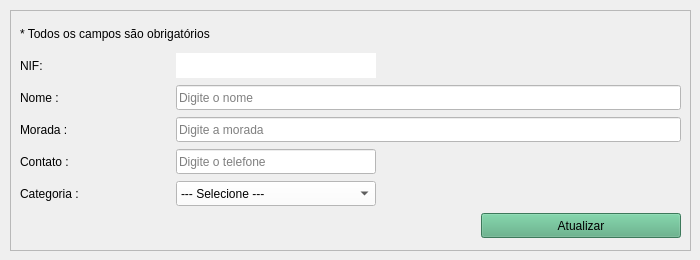
         <widget class="QWidget" name="tab_editarCliente">
          <attribute name="title">
           <string>Editar Cliente</string>
          </attribute>
          <widget class="QFrame" name="frame_editarCliente">
           <property name="geometry">
            <rect>
             <x>10</x>
             <y>10</y>
             <width>681</width>
             <height>241</height>
            </rect>
           </property>
           <property name="frameShape">
            <enum>QFrame::StyledPanel</enum>
           </property>
           <property name="frameShadow">
            <enum>QFrame::Raised</enum>
           </property>
           <layout class="QGridLayout" name="gridLayout_5">
            <item row="1" column="0">
             <widget class="QLabel" name="label_titEditarNifCliente">
              <property name="minimumSize">
               <size>
                <width>150</width>
                <height>25</height>
               </size>
              </property>
              <property name="maximumSize">
               <size>
                <width>150</width>
                <height>25</height>
               </size>
              </property>
              <property name="styleSheet">
               <string notr="true">font: 12pt &quot;Segoe UI&quot;;</string>
              </property>
              <property name="text">
               <string>NIF:</string>
              </property>
              <property name="alignment">
               <set>Qt::AlignJustify|Qt::AlignVCenter</set>
              </property>
             </widget>
            </item>
            <item row="0" column="0" colspan="2">
             <widget class="QLabel" name="label_6">
              <property name="minimumSize">
               <size>
                <width>0</width>
                <height>25</height>
               </size>
              </property>
              <property name="maximumSize">
               <size>
                <width>16777215</width>
                <height>25</height>
               </size>
              </property>
              <property name="text">
               <string>* Todos os campos são obrigatórios</string>
              </property>
             </widget>
            </item>
            <item row="3" column="0">
             <widget class="QLabel" name="label_titEditarMoradaCliente">
              <property name="minimumSize">
               <size>
                <width>150</width>
                <height>25</height>
               </size>
              </property>
              <property name="maximumSize">
               <size>
                <width>150</width>
                <height>25</height>
               </size>
              </property>
              <property name="styleSheet">
               <string notr="true">font: 12pt &quot;Segoe UI&quot;;</string>
              </property>
              <property name="text">
               <string>Morada :</string>
              </property>
              <property name="alignment">
               <set>Qt::AlignJustify|Qt::AlignVCenter</set>
              </property>
             </widget>
            </item>
            <item row="2" column="0">
             <widget class="QLabel" name="label_titEditarNomeCliente">
              <property name="minimumSize">
               <size>
                <width>150</width>
                <height>25</height>
               </size>
              </property>
              <property name="maximumSize">
               <size>
                <width>150</width>
                <height>25</height>
               </size>
              </property>
              <property name="styleSheet">
               <string notr="true">font: 12pt &quot;Segoe UI&quot;;</string>
              </property>
              <property name="text">
               <string>Nome :</string>
              </property>
              <property name="alignment">
               <set>Qt::AlignJustify|Qt::AlignVCenter</set>
              </property>
             </widget>
            </item>
            <item row="5" column="0">
             <widget class="QLabel" name="label_titEditarCategoriaCliente">
              <property name="minimumSize">
               <size>
                <width>150</width>
                <height>25</height>
               </size>
              </property>
              <property name="maximumSize">
               <size>
                <width>150</width>
                <height>25</height>
               </size>
              </property>
              <property name="styleSheet">
               <string notr="true">font: 12pt &quot;Segoe UI&quot;;</string>
              </property>
              <property name="text">
               <string>Categoria :</string>
              </property>
              <property name="alignment">
               <set>Qt::AlignJustify|Qt::AlignVCenter</set>
              </property>
             </widget>
            </item>
            <item row="4" column="0">
             <widget class="QLabel" name="label_titEditarContatoCliente">
              <property name="minimumSize">
               <size>
                <width>150</width>
                <height>25</height>
               </size>
              </property>
              <property name="maximumSize">
               <size>
                <width>150</width>
                <height>25</height>
               </size>
              </property>
              <property name="styleSheet">
               <string notr="true">font: 12pt &quot;Segoe UI&quot;;</string>
              </property>
              <property name="text">
               <string>Contato :</string>
              </property>
              <property name="alignment">
               <set>Qt::AlignJustify|Qt::AlignVCenter</set>
              </property>
             </widget>
            </item>
            <item row="6" column="0" colspan="3">
             <spacer name="horizontalSpacer_4">
              <property name="orientation">
               <enum>Qt::Horizontal</enum>
              </property>
              <property name="sizeHint" stdset="0">
               <size>
                <width>40</width>
                <height>25</height>
               </size>
              </property>
             </spacer>
            </item>
            <item row="6" column="3">
             <widget class="QPushButton" name="pushButton_atualizarCliente">
              <property name="enabled">
               <bool>true</bool>
              </property>
              <property name="minimumSize">
               <size>
                <width>200</width>
                <height>25</height>
               </size>
              </property>
              <property name="maximumSize">
               <size>
                <width>200</width>
                <height>25</height>
               </size>
              </property>
              <property name="autoFillBackground">
               <bool>false</bool>
              </property>
              <property name="styleSheet">
               <string notr="true">background-color: rgb(85, 170, 127);
font: 12pt &quot;Segoe UI&quot;;</string>
              </property>
              <property name="text">
               <string>Atualizar</string>
              </property>
             </widget>
            </item>
            <item row="1" column="1">
             <widget class="QLabel" name="label_editarNifCliente">
              <property name="minimumSize">
               <size>
                <width>200</width>
                <height>25</height>
               </size>
              </property>
              <property name="maximumSize">
               <size>
                <width>200</width>
                <height>25</height>
               </size>
              </property>
              <property name="styleSheet">
               <string notr="true">background-color: rgb(255, 255, 255);
font: 12pt &quot;Segoe UI&quot;;</string>
              </property>
              <property name="text">
               <string/>
              </property>
             </widget>
            </item>
            <item row="4" column="1">
             <widget class="QLineEdit" name="lineEdit_editarContatoCliente">
              <property name="minimumSize">
               <size>
                <width>200</width>
                <height>25</height>
               </size>
              </property>
              <property name="maximumSize">
               <size>
                <width>200</width>
                <height>25</height>
               </size>
              </property>
              <property name="styleSheet">
               <string notr="true">background-color: rgb(255, 255, 255);
font: 12pt &quot;Segoe UI&quot;;</string>
              </property>
              <property name="placeholderText">
               <string>Digite o telefone</string>
              </property>
             </widget>
            </item>
            <item row="5" column="1">
             <widget class="QComboBox" name="comboBox_editarCategoriaCliente">
              <property name="minimumSize">
               <size>
                <width>200</width>
                <height>25</height>
               </size>
              </property>
              <property name="maximumSize">
               <size>
                <width>200</width>
                <height>25</height>
               </size>
              </property>
              <property name="styleSheet">
               <string notr="true">background-color: rgb(255, 255, 255);
font: 12pt &quot;Segoe UI&quot;;</string>
              </property>
              <item>
               <property name="text">
                <string>--- Selecione ---</string>
               </property>
              </item>
              <item>
               <property name="text">
                <string>Ouro</string>
               </property>
              </item>
              <item>
               <property name="text">
                <string>Prata</string>
               </property>
              </item>
              <item>
               <property name="text">
                <string>Bronze</string>
               </property>
              </item>
             </widget>
            </item>
            <item row="3" column="1" colspan="3">
             <widget class="QLineEdit" name="lineEdit_editarMoradaCliente">
              <property name="minimumSize">
               <size>
                <width>0</width>
                <height>25</height>
               </size>
              </property>
              <property name="maximumSize">
               <size>
                <width>16777215</width>
                <height>25</height>
               </size>
              </property>
              <property name="styleSheet">
               <string notr="true">background-color: rgb(255, 255, 255);
font: 12pt &quot;Segoe UI&quot;;</string>
              </property>
              <property name="placeholderText">
               <string>Digite a morada</string>
              </property>
             </widget>
            </item>
            <item row="2" column="1" colspan="3">
             <widget class="QLineEdit" name="lineEdit_editarNomeCliente">
              <property name="minimumSize">
               <size>
                <width>0</width>
                <height>25</height>
               </size>
              </property>
              <property name="maximumSize">
               <size>
                <width>16777215</width>
                <height>25</height>
               </size>
              </property>
              <property name="styleSheet">
               <string notr="true">background-color: rgb(255, 255, 255);
font: 12pt &quot;Segoe UI&quot;;</string>
              </property>
              <property name="placeholderText">
               <string>Digite o nome</string>
              </property>
             </widget>
            </item>
           </layout>
          </widget>
         </widget>
